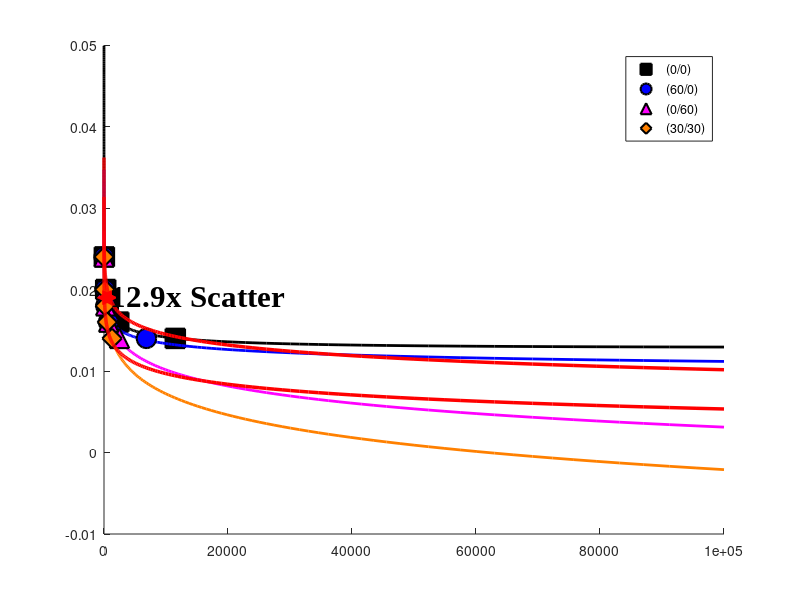

This figure's MATLAB source: (Note: this script raises an error after producing the figure.)
clc; clear; close all;

%%%%%%%%% Figure-14 (a)%%%%%%%%%%%



%% ========================================================================
%% 1. INPUT DATA
%% ========================================================================
% Predicted Data (Simulation/Model)
pred_00   = [59, 275, 685.1, 2381,11500];       
pred_600  = [9.6467, 140.4, 291,721.85,6840 ];      
pred_060  = [9.4829, 273, 257, 736,2500];       
pred_3030 = [5.0002, 130, 205, 524.44,1300];  




strain_range_vals = [0.024, 0.020, 0.018, 0.016, 0.014]; 

%% ========================================================================
%% 2. COLORS & DATA STRUCTURE
%% ========================================================================
c_black   = [0.0, 0.0, 0.0];    
c_blue    = [0.0, 0.0, 1.0];    
c_magenta = [1.0, 0.0, 1.0];    
c_orange  = [1.0, 0.5, 0.0];    
c_red     = [1.0, 0.0, 0.0];    

p_data(1).sim = pred_00;   p_data(1).clr = c_black;   p_data(1).mkr = 's'; p_data(1).lbl = '(0/0)';
p_data(2).sim = pred_600;  p_data(2).clr = c_blue;    p_data(2).mkr = 'o'; p_data(2).lbl = '(60/0)';
p_data(3).sim = pred_060;  p_data(3).clr = c_magenta; p_data(3).mkr = '^'; p_data(3).lbl = '(0/60)';
p_data(4).sim = pred_3030; p_data(4).clr = c_orange;  p_data(4).mkr = 'd'; p_data(4).lbl = '(30/30)';

%% ========================================================================
%% FIGURE 3: SIMULATION DATA WITH SCATTER BAND
%% ========================================================================
figure('Color', 'w', 'Name', 'Global Band Simulation', 'Position', [200 200 900 850]); hold on;

all_preds = [pred_00; pred_600; pred_060; pred_3030];
sim_leg_handles = []; 

for i = 1:length(p_data)
    X_sim = p_data(i).sim;
    clr = p_data(i).clr;
    mkr = p_data(i).mkr;
    
    p = polyfit(log10(X_sim), strain_range_vals, 2); 
    x_smooth = logspace(log10(0.1), log10(100000), 300);
    plot(x_smooth, polyval(p, log10(x_smooth)), '-', 'Color', clr, ...
        'LineWidth', 2.0, 'HandleVisibility', 'off');
    
    sim_leg_handles(i) = plot(X_sim, strain_range_vals, mkr, 'MarkerSize', 14, ...
        'LineWidth', 1.5, 'MarkerEdgeColor', 'k', 'MarkerFaceColor', clr);
end

%% ========================================================================
%% 3. DRAW THE GLOBAL BAND
%% ========================================================================
all_x_flat = all_preds(:);
all_y_flat = repmat(strain_range_vals, size(all_preds,1), 1); 
all_y_flat = all_y_flat(:);
log_x_midpoints = (log10(pred_00) + log10(pred_3030)) / 2;
p_mid = polyfit(log_x_midpoints, strain_range_vals, 1); 

rightward_nudge = 1.; 
p_mid(2) = p_mid(2) - p_mid(1) * log10(rightward_nudge);

x_center_vals = 10.^((all_y_flat - p_mid(2)) / p_mid(1));
req_factors = max(all_x_flat ./ x_center_vals, x_center_vals ./ all_x_flat).^2;
global_factor = ceil(max(req_factors) * 10) / 10; 

x_band = logspace(log10(0.1), log10(100000), 300);
plot(x_band, polyval(p_mid, log10(x_band * sqrt(global_factor))), 'r-', 'LineWidth', 2.5, 'HandleVisibility', 'off');
plot(x_band, polyval(p_mid, log10(x_band / sqrt(global_factor))), 'r-', 'LineWidth', 2.5, 'HandleVisibility', 'off');

%% ========================================================================
%% 4. VISUALIZE FACTOR ARROW & TEXT
%% ========================================================================
y_viz = 0.019;
m = p_mid(1); c = p_mid(2);
log_x_mid = (y_viz - c) / m;
x_left_band = 10^(log_x_mid) / sqrt(global_factor);
x_right_band = 10^(log_x_mid) * sqrt(global_factor);

line([x_left_band, x_right_band], [y_viz, y_viz], ...
    'LineStyle', '--', 'Color', c_red, 'LineWidth', 2.5, 'HandleVisibility', 'off');

plot(x_left_band, y_viz, '<', 'MarkerEdgeColor', c_red, 'MarkerFaceColor', c_red, ...
    'MarkerSize', 10, 'HandleVisibility', 'off');
plot(x_right_band, y_viz, '>', 'MarkerEdgeColor', c_red, 'MarkerFaceColor', c_red, ...
    'MarkerSize', 10, 'HandleVisibility', 'off');

% Position text to the right, outside the band line
text(x_right_band * 1.1, y_viz + 0.0002, ...
    sprintf('%.1fx Scatter', global_factor), ...
    'FontSize', 22, 'FontWeight', 'bold', 'HorizontalAlignment', 'left', ...
    'Color', 'k', 'FontName', 'Times New Roman');

%% ========================================================================
%% 5. FORMATTING & EXPORT
%% ========================================================================
% Moved legend to southwest to avoid line interference
lgd_sim = legend(sim_leg_handles, {p_data.lbl}, 'Location', 'northeast');
lgd_sim.FontSize = 24; title(lgd_sim, 'Hold (s/s)'); 

xlim([1 50000]); ylim([0.014 0.024]);
set(gca, 'XScale', 'log', 'FontSize', 22, 'LineWidth', 2.0, ...
    'FontName', 'Times New Roman', 'TickDir', 'in'); 
box on; axis square; grid off;

xlabel('Cycles to Failure, $N_f$', 'Interpreter', 'latex', 'FontSize', 26);
ylabel('Strain Range, $\Delta\epsilon$', 'Interpreter', 'latex', 'FontSize', 26);

% Updated annotation with 'scatter band' on the next line
annotation('textbox', [0.15 0.15 0.30 0.13], ...
    'String', {'Temp = 760^{\circ}C', ...
               sprintf('Red solid: %.1fx', global_factor), ...
               'scatter band'}, ...
    'FontSize', 20, 'FontName', 'Times New Roman', ...
    'BackgroundColor', 'white', 'EdgeColor', 'k', 'LineWidth', 1.0);
% Final export to PDF
exportgraphics(gcf, 'Scatter_Band_Plot.pdf', 'ContentType', 'vector');
hold off;
